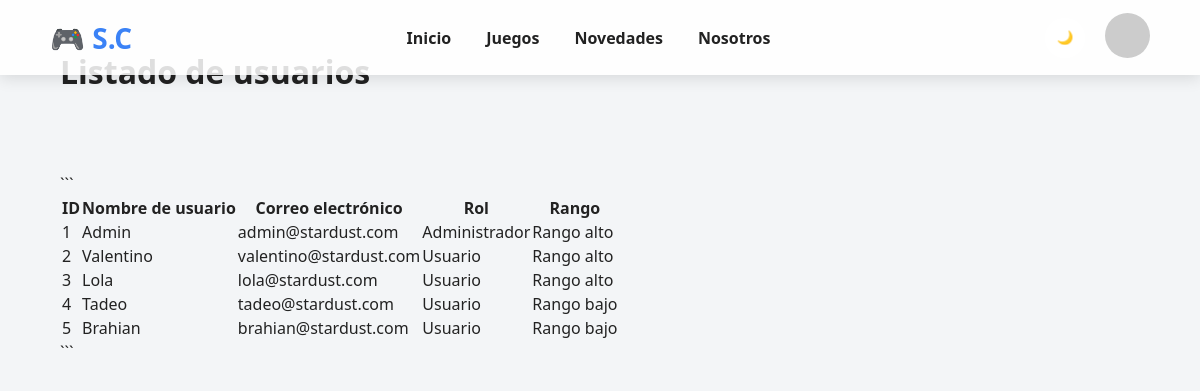
The page /Gestionusuarios/personas.php (signed in) on the database its author committed.
### tables this page shows
CREATE TABLE IF NOT EXISTS USUARIO (
    ID_U INT AUTO_INCREMENT PRIMARY KEY,
    Nombre_Usuario VARCHAR(50) NOT NULL,
    Correo_Electronico VARCHAR(100) NOT NULL UNIQUE,
    Contrasena VARCHAR(255) NOT NULL,
    Rol BOOLEAN DEFAULT FALSE,
    Rango BOOLEAN DEFAULT FALSE
);

### Gestionusuarios/personas.php (the view, shortened to what this page needs)
<?php
$conexion = Conexion::conectar();
$sql = "SELECT ID_U, Nombre_Usuario, Correo_Electronico, Rol, Rango
        FROM USUARIO";
$stmt = $conexion->prepare($sql);
$stmt->execute();
$usuarios = $stmt->fetchAll(PDO::FETCH_ASSOC);
?>
<!DOCTYPE html>
<html lang="es">
<head>
    <link rel="stylesheet" href="../css/estilos.css">
</head>
<body>
<?php include("../includes/header.php"); ?>
<section class="titulo">
    <h2>Listado de usuarios</h2>
</section>
<section class="informacion">
```
<table>
    <thead>
        <tr>
            <th>ID</th>
            <th>Nombre de usuario</th>
            <th>Correo electrónico</th>
            <th>Rol</th>
            <th>Rango</th>
        </tr>
    </thead>
    <tbody>
        <?php foreach ($usuarios as $usuario): ?>
            <tr>
                <td><?= $usuario["ID_U"] ?></td>
                <td><?= htmlspecialchars($usuario["Nombre_Usuario"]) ?></td>
                <td><?= htmlspecialchars($usuario["Correo_Electronico"]) ?></td>
                <td><?= $usuario["Rol"] ? "Administrador" : "Usuario" ?></td>
                <td><?= $usuario["Rango"] ? "Rango alto" : "Rango bajo" ?></td>
            </tr>
        <?php endforeach; ?>
    </tbody>
</table>
```
</section>
</body>
</html>

### Css/Estilos.css (style rules this page uses)
:root { --fondo:#f3f4f6; --header:#ffffffee; --card:#ffffff; --texto:#222; --texto2:#666; --azul:#4f8dfd; --sombra:rgba(0,0,0,.12); }
* { margin:0; padding:0; box-sizing:border-box; }
body { background:var(--fondo); color:var(--texto); font-family:Segoe UI,sans-serif; }
:root { --fondo:#f3f5f7; --card:#ffffff; --header:rgba(255,255,255,.85); --texto:#222; --texto2:#666; --azul:#3b82f6; --sombra:rgba(0,0,0,.12); }
html { scroll-behavior:smooth; }
body { background:var(--fondo); color:var(--texto); font-family:'Segoe UI',sans-serif; }
.titulo { width:90%; margin:auto; margin-top:50px; margin-bottom:30px; }
.titulo h2 { font-size:32px; }
.informacion { width:90%; margin:80px auto; }

### rows shown on the page
usuario: ID_U "1", Nombre_Usuario "Admin", Correo_Electronico "admin@stardust.com", Rol "Administrador", Rango "Rango alto"
usuario: ID_U "2", Nombre_Usuario "Valentino", Correo_Electronico "valentino@stardust.com", Rol "Usuario", Rango "Rango alto"
usuario: ID_U "3", Nombre_Usuario "Lola", Correo_Electronico "lola@stardust.com", Rol "Usuario", Rango "Rango alto"
usuario: ID_U "4", Nombre_Usuario "Tadeo", Correo_Electronico "tadeo@stardust.com", Rol "Usuario", Rango "Rango bajo"
usuario: ID_U "5", Nombre_Usuario "Brahian", Correo_Electronico "brahian@stardust.com", Rol "Usuario", Rango "Rango bajo"
